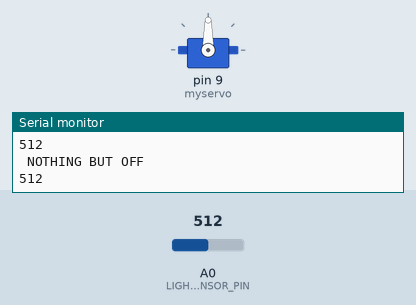
Simulated run of this sketch. Board: Arduino Uno, built with avr-gcc and run on an emulated ATmega328P. Parts: servo, the last lines printed to the serial monitor. The test bench sets the inputs (shaded band); at power-on: A0 (LIGHT_SENSOR_PIN) = 512. The audio player accepts every command and is not drawn.

Above: at 1.7 s.
1.8 s: A0 (LIGHT_SENSOR_PIN) set to 810
At 2.4 s:
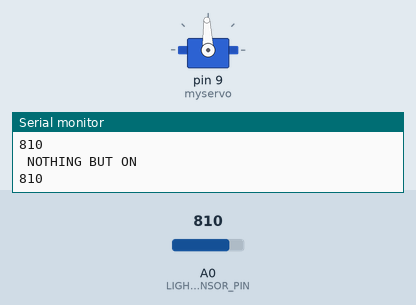
3.5 s: A0 (LIGHT_SENSOR_PIN) set to 790
At 4.0 s:
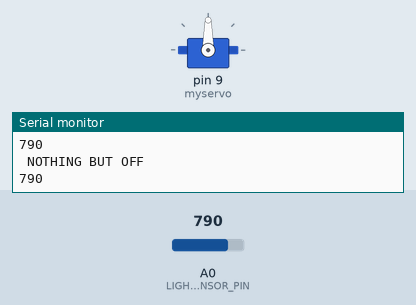
Timing chart, 0 to 6.5 s (numbered marks = the images above; inputs shaded):
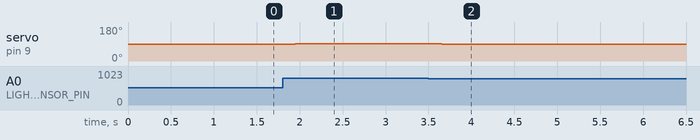

Measured:
- after the input at 1.8 s, servo on pin 9 (myservo): 90° → 92° after 0.15 s
- after the input at 3.5 s, servo on pin 9 (myservo): 92° → 90° after 0.16 s

The sketch:

servo.ino
```cpp
// #include <Servo.h>

// Servo myservo;  // create servo object to control a servo
// int pos = 0;    // variable to store the servo position
// int incomingByte = 0;   // for incoming serial data

// void setup() {
//   Serial.begin(9600);
//   Serial.println("hello world!");
//   myservo.attach(9);  // attaches the servo on pin 9 to the servo object
// }


// void loop() {
//   // send data only when you receive data:

//   //if (Serial.available() > 0) {
//     //read the incoming byte:
//     //incomingByte = Serial.read();
//     Serial.println("pouet");
//     // sent 180 Rotaing CCW
//     // myservo.write();
//     myservo.write(92);

//     // myservo.detach();
//     delay(1000);
//     // myservo.write(90);
//     delay(1000);

//     // myservo.attach(9);
//   //}
// }
```

all.ino
```cpp
#include <Servo.h>
#include <SoftwareSerial.h>
#include <DFPlayerMini_Fast.h>

// light sensor
const int LIGHT_SENSOR_PIN = A0; // Arduino pin connected to light sensor's  pin
const int ANALOG_THRESHOLD = 800;
int analogValue; // current light value

// servo motor
Servo myservo;  // create servo object to control a servo

// player
SoftwareSerial mySerial(11, 10); // RX, TX
DFPlayerMini_Fast player;

// local state
bool started = false;

void setup() {
  // global setup
  Serial.begin(9600);
  Serial.println("starting project disco ball O_O");

  // setup servo
  myservo.attach(9);  // attaches the servo on pin 9 to the servo object

  // player
  Serial.begin(115200);
  mySerial.begin(9600);
  player.begin(mySerial);
  player.stop();
  player.volume(25);
}

void loop() {
  analogValue = analogRead(LIGHT_SENSOR_PIN); // read the input on analog pin
  Serial.println(analogValue);

  delay(100);

  if(started) {
    if(analogValue < ANALOG_THRESHOLD) {
      Serial.println(" OFF ");
      player.stop();
      stopServo();
      started = false;
      return;
    }
    Serial.println(" NOTHING BUT ON ");
  } else {
    if(analogValue >= ANALOG_THRESHOLD) {
      Serial.println(" ON ");
      player.randomAll();
      startServo();
      started = true;
      return;
    }
    Serial.println(" NOTHING BUT OFF ");
  }
}

void startServo() {
  myservo.write(92);
}

void stopServo() {
  myservo.write(90);
}
```

light.ino
```cpp
// // constants won't change
// const int LIGHT_SENSOR_PIN = A0; // Arduino pin connected to light sensor's  pin
// // const int LED_PIN          = 3;  // Arduino pin connected to LED's pin
// const int ANALOG_THRESHOLD = 500;

// // variables will change:
// int analogValue;

// void setup() {
//   Serial.begin(9600);
//   Serial.println("hello world");
//   // pinMode(LED_PIN, OUTPUT); // set arduino pin to output mode
// }

// void loop() {
//   Serial.println("Hello World!");
//   analogValue = analogRead(LIGHT_SENSOR_PIN); // read the input on analog pin
//   Serial.println(analogValue);

//   if(analogValue < ANALOG_THRESHOLD)
//     Serial.println(" OFF ");
//   else
//     Serial.println(" ON ");

//   delay(1000);
//   exit(0);
// }
```

servolight.ino
```cpp
// #include <Servo.h>

// Servo myservo;  // create servo object to control a servo
// // constants won't change
// const int LIGHT_SENSOR_PIN = A0; // Arduino pin connected to light sensor's  pin
// const int ANALOG_THRESHOLD = 800;

// bool started = false;

// // variables will change:
// int analogValue;

// void setup() {
//   Serial.begin(9600);
//   Serial.println("hello world");

//   // setup servo
//   myservo.attach(9);  // attaches the servo on pin 9 to the servo object
// }

// void loop() {
//   analogValue = analogRead(LIGHT_SENSOR_PIN); // read the input on analog pin
//   Serial.println(analogValue);

//   delay(100);

//   if(started) {
//     if(analogValue < ANALOG_THRESHOLD) {
//       Serial.println(" OFF ");
//       stopServo();
//       started = false;
//       return;
//     }
//     Serial.println(" NOTHING BUT ON ");
//   } else {
//     if(analogValue >= ANALOG_THRESHOLD) {
//       Serial.println(" ON ");
//       startServo();
//       started = true;
//       return;
//     }
//     Serial.println(" NOTHING BUT OFF ");
//   }
// }

// void startServo() {
//   myservo.write(92);
// }

// void stopServo() {
//   myservo.write(90);
// }
```

speaker.ino
```cpp
// #include "Arduino.h"
// #include "SoftwareSerial.h"
// #include "DFRobotDFPlayerMini.h"

// // const int sensor = 4; //Magnet sensor

// int state; // 0 close - 1 open wwitch

// SoftwareSerial mySoftwareSerial(11, 10); // RX, TX
// DFRobotDFPlayerMini player;
// void printDetail(uint8_t type, int value);

// void setup()
// {

//   mySoftwareSerial.begin(9600);
//   Serial.begin(115200);

//   Serial.println(F("DFRobot DFPlayer Mini Demo"));
//   Serial.println(F("Initializing DFPlayer ... (May take 3~5 seconds)"));

//   player.setTimeOut(10000000000);
//   if (player.begin(mySoftwareSerial,false,true)) {
//     Serial.println(F("DFPlayer Mini online."));
//   } else {
//     //Use softwareSerial to communicate with mp3.
//     Serial.println(F("Unable to begin"));
//   }
//   printDetail(player.readType(), player.read());


//   player.outputDevice(DFPLAYER_DEVICE_SD);
//   Serial.println("pouet");
//   player.volume(30);  //Set volume value. From 0 to 30
//   Serial.println("pouet");

// }

// void loop()
// {
//   //player.play(1);


//   uint8_t current = player.readType();

//   // #define DFPlayerPlayFinished 5
//   // if(current == 5); {
//   //   isPlaying = false;
//   // }

//   delay(100000);
//   printDetail(player.readType(), player.read());
// }

// void printDetail(uint8_t type, int value){
//   switch (type) {
//     case TimeOut:
//       Serial.println(F("Time Out!"));
//       break;
//     case WrongStack:
//       Serial.println(F("Stack Wrong!"));
//       break;
//     case DFPlayerCardInserted:
//       Serial.println(F("Card Inserted!"));
//       break;
//     case DFPlayerCardRemoved:
//       Serial.println(F("Card Removed!"));
//       break;
//     case DFPlayerCardOnline:
//       Serial.println(F("Card Online!"));
//       break;
//     case DFPlayerPlayFinished:
//       Serial.print(F("Number:"));
//       Serial.print(value);
//       Serial.println(F(" Play Finished!"));
//       break;
//     case DFPlayerError:
//       Serial.print(F("DFPlayerError:"));
//       switch (value) {
//         case Busy:
//           Serial.println(F("Card not found"));
//           break;
//         case Sleeping:
//           Serial.println(F("Sleeping"));
//           break;
//         case SerialWrongStack:
//           Serial.println(F("Get Wrong Stack"));
//           break;
//         case CheckSumNotMatch:
//           Serial.println(F("Check Sum Not Match"));
//           break;
//         case FileIndexOut:
//           Serial.println(F("File Index Out of Bound"));
//           break;
//         case FileMismatch:
//           Serial.println(F("Cannot Find File"));
//           break;
//         case Advertise:
//           Serial.println(F("In Advertise"));
//           break;
//         default:
//           break;
//       }
//       break;
//     default:
//       break;
//   }
// }
```

speaker2.ino
```cpp
// #include <DFPlayerMini_Fast.h>
// // #include <string>

// // #if !defined(UBRR1H)
// #include <SoftwareSerial.h>
// SoftwareSerial mySerial(11, 10); // RX, TX
// // #endif

// DFPlayerMini_Fast player;
// int n, current;

// void setup()
// {
//   Serial.begin(115200);
//   mySerial.begin(9600);
//   player.begin(mySerial);
//   player.stop();
//   player.volume(25);
//   player.randomAll();
// }

// void loop()
// {
//   // delay(10000);
//   // player.stop();
//   // delay(10000);
//   // player.randomAll();
//   // if(!player.isPlaying()) {
//   //   current++;
//   //   if(current > n){
//   //     current = 1;
//   //   }
//   //   player.play(current);
//   // }
//   delay(2000);
//   Serial.println("i'm alive");
// }
```
